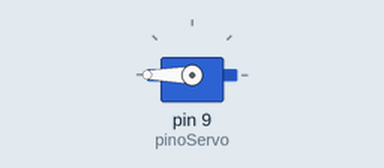
Bench run of a sketch on a simulated Arduino Uno, built with avr-gcc and run on an emulated ATmega328P. Shown: servo.

Above: at 0.05 s.
At 0.75 s:
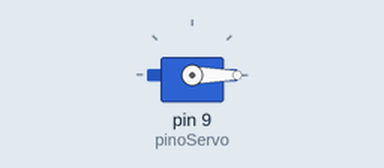
At 1.5 s:
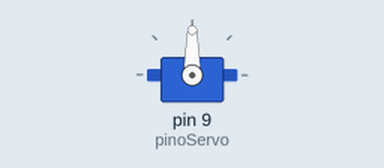
Timing chart, 0 to 3.5 s (numbered marks = the images above):
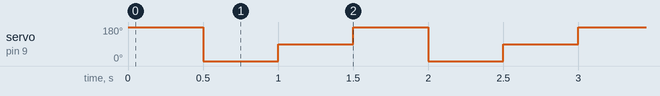

Measured:
- by itself, servo on pin 9 (pinoServo): repeats every 1.5 s: 90° 0.50 s, 180° 0.50 s, 0° 0.50 s

The sketch:

Servomotor.ino
```cpp
// C++ code
//
#include <Servo.h>
Servo myservo;

#define pinoServo 9


void setup()
{
  myservo.attach(pinoServo);
}

void loop()
{
  myservo.write(180); //mandar o servo para a posição 180
  delay(500);         //espera de 500ms
  myservo.write(0);   //mandar o servo para a posição 0
  delay(500);
  myservo.write(90);
  delay(500);

}
```
